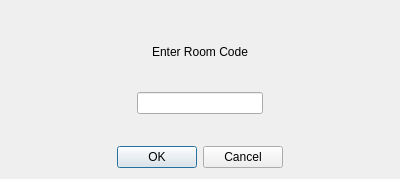
<?xml version="1.0" encoding="UTF-8"?>
<ui version="4.0">
 <class>ServerConnectDialog</class>
 <widget class="QDialog" name="ServerConnectDialog">
  <property name="geometry">
   <rect>
    <x>0</x>
    <y>0</y>
    <width>400</width>
    <height>179</height>
   </rect>
  </property>
  <property name="windowTitle">
   <string>Connect to Server</string>
  </property>
  <property name="windowIcon">
   <iconset resource="res.qrc">
    <normaloff>:/res/page-end.png</normaloff>:/res/page-end.png</iconset>
  </property>
  <property name="whatsThis">
   <string>Enter the room code provided by your DM</string>
  </property>
  <layout class="QVBoxLayout" name="verticalLayout">
   <item>
    <layout class="QVBoxLayout" name="verticalLayout_2">
     <property name="spacing">
      <number>0</number>
     </property>
     <item>
      <layout class="QHBoxLayout" name="horizontalLayout">
       <property name="spacing">
        <number>7</number>
       </property>
       <item>
        <spacer name="horizontalSpacer">
         <property name="orientation">
          <enum>Qt::Horizontal</enum>
         </property>
         <property name="sizeType">
          <enum>QSizePolicy::Expanding</enum>
         </property>
         <property name="sizeHint" stdset="0">
          <size>
           <width>40</width>
           <height>20</height>
          </size>
         </property>
        </spacer>
       </item>
       <item>
        <widget class="QLabel" name="label">
         <property name="text">
          <string>Enter Room Code</string>
         </property>
        </widget>
       </item>
       <item>
        <spacer name="horizontalSpacer_2">
         <property name="orientation">
          <enum>Qt::Horizontal</enum>
         </property>
         <property name="sizeHint" stdset="0">
          <size>
           <width>40</width>
           <height>20</height>
          </size>
         </property>
        </spacer>
       </item>
      </layout>
     </item>
     <item>
      <layout class="QHBoxLayout" name="horizontalLayout_2">
       <property name="spacing">
        <number>6</number>
       </property>
       <item>
        <spacer name="horizontalSpacer_3">
         <property name="orientation">
          <enum>Qt::Horizontal</enum>
         </property>
         <property name="sizeHint" stdset="0">
          <size>
           <width>40</width>
           <height>20</height>
          </size>
         </property>
        </spacer>
       </item>
       <item>
        <widget class="QLineEdit" name="roomCode">
         <property name="sizePolicy">
          <sizepolicy hsizetype="Expanding" vsizetype="Fixed">
           <horstretch>0</horstretch>
           <verstretch>1</verstretch>
          </sizepolicy>
         </property>
        </widget>
       </item>
       <item>
        <spacer name="horizontalSpacer_4">
         <property name="orientation">
          <enum>Qt::Horizontal</enum>
         </property>
         <property name="sizeHint" stdset="0">
          <size>
           <width>40</width>
           <height>20</height>
          </size>
         </property>
        </spacer>
       </item>
      </layout>
     </item>
     <item>
      <spacer name="verticalSpacer">
       <property name="orientation">
        <enum>Qt::Vertical</enum>
       </property>
       <property name="sizeType">
        <enum>QSizePolicy::Preferred</enum>
       </property>
       <property name="sizeHint" stdset="0">
        <size>
         <width>20</width>
         <height>26</height>
        </size>
       </property>
      </spacer>
     </item>
    </layout>
   </item>
   <item>
    <widget class="QDialogButtonBox" name="buttonBox">
     <property name="orientation">
      <enum>Qt::Horizontal</enum>
     </property>
     <property name="standardButtons">
      <set>QDialogButtonBox::Cancel|QDialogButtonBox::Ok</set>
     </property>
     <property name="centerButtons">
      <bool>true</bool>
     </property>
    </widget>
   </item>
  </layout>
 </widget>
 <resources>
  <include location="res.qrc"/>
 </resources>
 <connections>
  <connection>
   <sender>buttonBox</sender>
   <signal>accepted()</signal>
   <receiver>ServerConnectDialog</receiver>
   <slot>accept()</slot>
   <hints>
    <hint type="sourcelabel">
     <x>248</x>
     <y>254</y>
    </hint>
    <hint type="destinationlabel">
     <x>157</x>
     <y>274</y>
    </hint>
   </hints>
  </connection>
  <connection>
   <sender>buttonBox</sender>
   <signal>rejected()</signal>
   <receiver>ServerConnectDialog</receiver>
   <slot>reject()</slot>
   <hints>
    <hint type="sourcelabel">
     <x>316</x>
     <y>260</y>
    </hint>
    <hint type="destinationlabel">
     <x>286</x>
     <y>274</y>
    </hint>
   </hints>
  </connection>
 </connections>
</ui>
